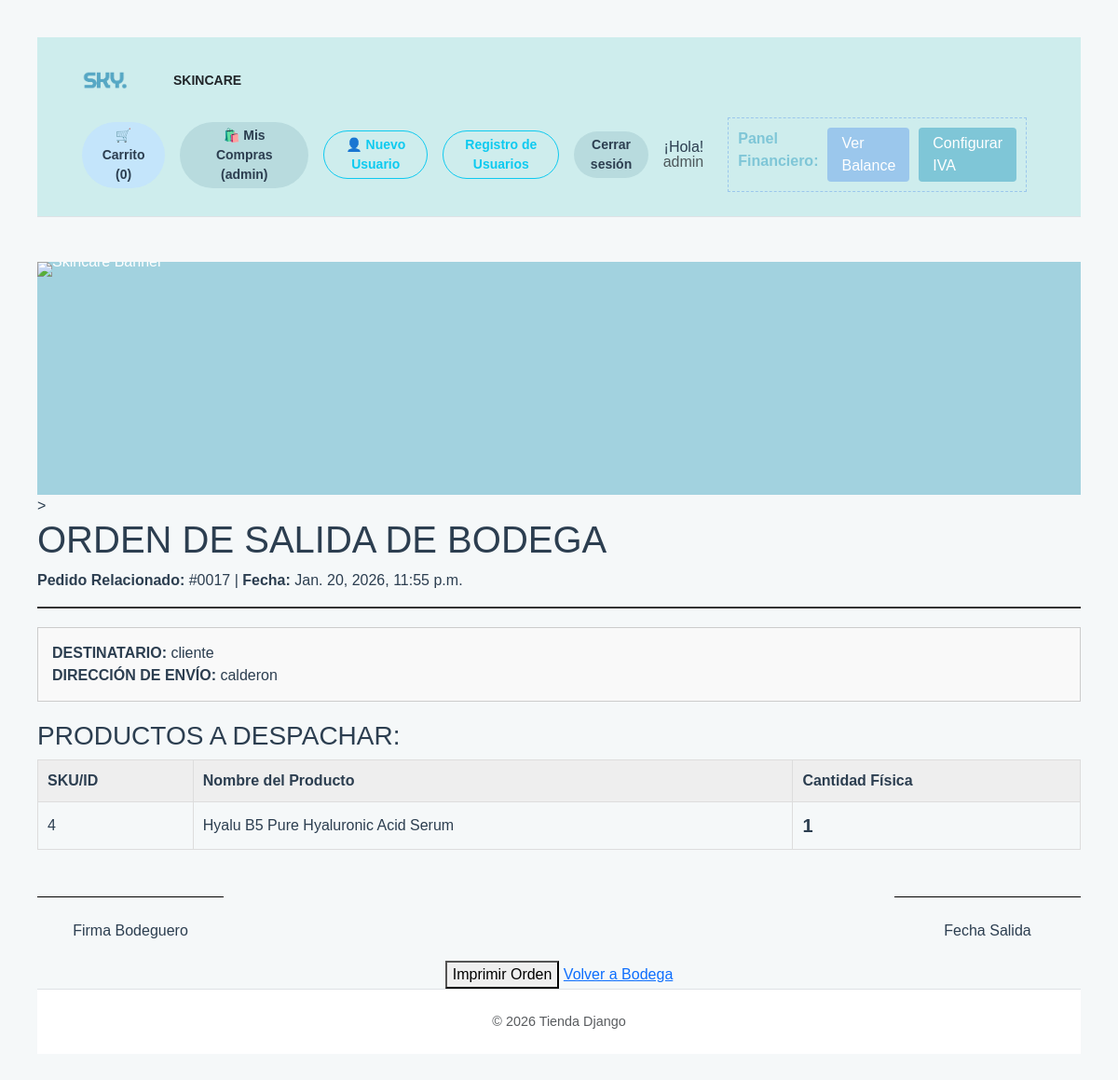
The app's page /orden-despacho/17/ (signed in) with its own data.
### app_tienda/models.py (models this page shows, shortened)
class Pedido(models.Model):
    ESTADOS = (
        ('Pendiente', 'Pendiente'),
        ('Enviado', 'Enviado'),
        ('Entregado', 'Entregado'),
    )
    cliente = models.ForeignKey(User, on_delete=models.CASCADE)
    direccion_envio = models.TextField() # [cite: 12]
    fecha = models.DateTimeField(auto_now_add=True)
    iva_aplicado = models.DecimalField(max_digits=5, decimal_places=2) # [cite: 25]
    subtotal = models.DecimalField(max_digits=10, decimal_places=2)
    descuento = models.DecimalField(max_digits=10, decimal_places=2, default=0)
    total = models.DecimalField(max_digits=10, decimal_places=2)
    estado = models.CharField(max_length=20, choices=ESTADOS, default='Pendiente') # [cite: 17]

class PedidoProducto(models.Model):
    pedido = models.ForeignKey(Pedido, on_delete=models.CASCADE, related_name='items')
    producto = models.ForeignKey(Producto, on_delete=models.CASCADE)
    cantidad = models.PositiveIntegerField()
    precio_unitario = models.DecimalField(max_digits=10, decimal_places=2)

class Producto(models.Model):
    nombre = models.CharField(max_length=200)
    precio_base = models.DecimalField(max_digits=10, decimal_places=2)
    stock = models.PositiveIntegerField()
    imagen = models.ImageField(upload_to='productos/', null=True, blank=True)

### app_tienda/views.py (the view)
# urls.py: path('orden-despacho/<int:pedido_id>/', imprimir_orden_despacho, name='imprimir_orden_despacho'),
@user_passes_test(es_bodeguero)
def imprimir_orden_despacho(request, pedido_id):
    pedido = get_object_or_404(Pedido, id=pedido_id)
    items = PedidoProducto.objects.filter(pedido=pedido)
    return render(request, 'bodega/orden_despacho_print.html', {
        'pedido': pedido,
        'items': items
    })

### app_tienda/views.py (called while the page is built)
def es_bodeguero(user):
    return user.groups.filter(name='Bodeguero').exists() or user.is_superuser

### app_tienda/templates/bodega/orden_despacho_print.html (shortened to what this page needs)
{% extends "base.html" %}
{% load mathfilters %}
{% block contenido %}
{% load static %}
<!DOCTYPE html>
<html lang="es">
<head>
</head>
<body onload="window.print()">
    <div class="header">
        <h1>ORDEN DE SALIDA DE BODEGA</h1>
        <p><strong>Pedido Relacionado:</strong> #00{{ pedido.id }} | <strong>Fecha:</strong> {{ pedido.fecha }}</p>
    </div>
    <div class="box">
        <strong>DESTINATARIO:</strong> {{ pedido.cliente.get_full_name|default:pedido.cliente.username }}<br>
        <strong>DIRECCIÓN DE ENVÍO:</strong> {{ pedido.direccion_envio }}
    </div>
    <h3>PRODUCTOS A DESPACHAR:</h3>
    <table>
        <thead>
            <tr>
                <th>SKU/ID</th>
                <th>Nombre del Producto</th>
                <th>Cantidad Física</th>
            </tr>
        </thead>
        <tbody>
            {% for item in items %}
            <tr>
                <td>{{ item.producto.id }}</td>
                <td>{{ item.producto.nombre }}</td>
                <td style="font-size: 20px; font-weight: bold;">{{ item.cantidad }}</td>
            </tr>
            {% endfor %}
        </tbody>
    </table>
    <div style="margin-top: 50px; display: flex; justify-content: space-between;">
        <div style="border-top: 1px solid #000; width: 200px; text-align: center;"><br>Firma Bodeguero</div>
        <div style="border-top: 1px solid #000; width: 200px; text-align: center;"><br>Fecha Salida</div>
    </div>
    <div class="no-print">
        <button onclick="window.print()">Imprimir Orden</button>
        <a href="{% url 'gestion_bodega' %}">Volver a Bodega</a>
    </div>
</body>
</html>
{% endblock %}

### app_tienda/templates/base.html (shortened to what this page needs)
{% load static %}
<!DOCTYPE html>
<html lang="es">
<head>
    <link href="https://cdn.jsdelivr.net/npm/bootstrap@5.3.2/dist/css/bootstrap.min.css" rel="stylesheet">
    <link rel="stylesheet" href="{% static 'css/styles.css' %}">
</head>
<body> <header>
    <nav class="navbar d-flex align-items-center justify-content-between px-5 py-3 border-bottom">
        <div class="d-flex align-items-center">
            <a class="navbar-brand d-flex align-items-center" href="/">
                <img src="{% static 'css/img/sky1.png' %}"
                     alt="Sky Logo"
                     height="50"
                     class="d-inline-block align-text-top">
            </a>
            <div class="nav-categories d-none d-lg-block ms-4">
                <a href="#" class="text-decoration-none px-2 text-dark fw-semibold small">SKINCARE</a>
            </div>
        </div>
        <div class="d-flex align-items-center gap-3">
            <a href="{% url 'carrito' %}" class="btn btn-warning btn-sm rounded-pill px-3 fw-bold">
                🛒 Carrito ({{ request.session.carrito|length|default:0 }})
            </a>
            {% if user.is_authenticated %}
                <a href="{% url 'mis_compras' %}" class="btn btn-danger btn-sm rounded-pill px-3 fw-bold">🛍️ Mis Compras ({{ user.username }})</a>
                {% if user.is_superuser %}
                    <a href="{% url 'crear_empleado' %}" class="btn btn-outline-info btn-sm rounded-pill px-3 fw-bold">
                        👤 Nuevo Usuario
                    </a>
                    <a href="{% url 'lista_usuarios' %}" class="btn btn-outline-info btn-sm rounded-pill px-3 fw-bold">
                        Registro de Usuarios
                    </a>
                {% endif %}
                <form action="{% url 'logout' %}" method="POST" class="m-0">
                    <button type="submit" class="btn btn-danger btn-sm rounded-pill px-3 fw-bold">Cerrar sesión</button>
                </form>
                <div class="text-end lh-1">
                    <span class="saludo">¡Hola! </span><br>
                    <span class="text-muted">{{ user.username }}</span>
                </div>
            {% else %}
                <a href="{% url 'login' %}" class="btn btn-primary btn-sm rounded-pill px-3 fw-bold">🔑 Ingresar</a>
            {% endif %}
            {% if user.is_authenticated and user.groups.all.0.name == 'Financiero' or user.is_superuser %}
                <div style="display: flex; gap: 10px; margin: 10px; padding: 10px; border: 1px dashed #9BC7EC;">
                    <span style="color: #7FC6D7; font-weight: bold;">Panel Financiero:</span>
                    <a href="{% url 'reporte_financiero' %}"
                    style="background-color: #9BC7EC; color: white; padding: 5px 15px; border-radius: 4px; text-decoration: none;">
                    Ver Balance
                    </a>
                    <a href="{% url 'configuracion_iva' %}"
                    style="background-color: #7FC6D7; color: white; padding: 5px 15px; border-radius: 4px; text-decoration: none;">
                    Configurar IVA
                    </a>
                </div>
            {% endif %}
        </div>
    </nav>
</header>
<section class="newsletter-banner">
    <img src="static/css/img/banner_skincare.png" alt="Skincare Banner" class="img-banner-full">
</section>>
{% block contenido %}{% endblock %}
<footer class="bg-white text-muted text-center py-4 border-top">
    © 2026 Tienda Django
</footer>
</body>
</html>

### app_tienda/static/css/styles.css (style rules this page uses)
:root { --primary: #7FC6D7; --primary-soft: #E0F3F7; --primary-hover: #9BC7EC; --background-main: #F5F8F9; --background-card: #F3FDFE; --border-soft: #C9E1E6; --border-focus: #ABDAE2; --text-main: #2c3e50; --text-muted: #6c757d; }
* { box-sizing: border-box; }
body { margin: 0; background-color: var(--background-main); color: var(--text-main); font-family: system-ui, -apple-system, "Segoe UI", Roboto, sans-serif; }
.navbar { background-color: #CEEDED !important; }
.navbar-brand { font-weight: 700; color: #2c3e50 !important; }
footer { background-color: #DFEEF3; color: var(--text-muted); font-size: 0.9rem; }
.btn-warning { background-color: #C4E5FB; border: none; color: #2c3e50; }
.btn-danger { background-color: #B8DBDE; border: none; color: #2c3e50; }
.btn-warning, .btn-danger, .btn-primary { border: none !important; }
.newsletter-banner { background-color: #a2d2df; padding: 60px 50px; display: flex; justify-content: space-between; align-items: center; color: white; }
.newsletter-banner { display: flex; align-items: center; overflow: hidden; background-color: #a2d2df; min-height: 250px; }
.newsletter-banner { width: 100%; line-height: 0; overflow: hidden; }
.img-banner-full { width: 100%; height: auto; display: block; }
.img-banner-full { width: 100%; height: auto; display: block; min-height: 200px; object-fit: cover; }
.newsletter-banner { width: 100%; display: block; padding: 0; margin: 0; }

### app_tienda/templates/bodega/orden_despacho_print.html (style rules this page uses)
body { font-family: sans-serif; padding: 40px; }
.header { border-bottom: 2px solid #333; margin-bottom: 20px; }
.box { border: 1px solid #ccc; padding: 15px; margin-bottom: 20px; background: #f9f9f9; }
table { width: 100%; border-collapse: collapse; }
th, td { border: 1px solid #ddd; padding: 10px; text-align: left; }
th { background: #eee; }
.no-print { text-align: center; margin-top: 20px; }

### records on screen
Pedido: id "17", fecha "Jan. 20, 2026, 11:55 p.m.", cliente.get_full_name "cliente", direccion_envio "calderon"
PedidoProducto: producto.id "4", producto.nombre "Hyalu B5 Pure Hyaluronic Acid Serum", cantidad "1"

### other values on screen
{{ request.session.carrito|length|default:0 }} "0"
{{ user.username }} "admin"
